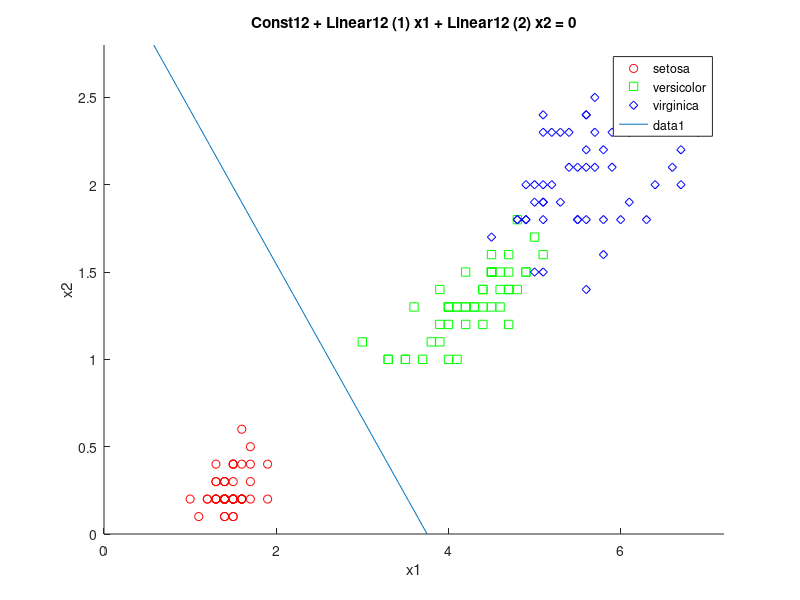

Write MATLAB code to recreate this figure. (Note: this script raises an error after producing the figure.)
% scatter(meas(:,1),meas(:,2),c,'filled');
% hold on
% scatter(meas(:,3),meas(:,4),c,'filled');
% hold off
load fisheriris
DiscrModel = fitcdiscr(meas,species);
DiscrModel.Mu
DiscrModel.Coeffs

X = [meas(:,3) meas(:,4)];
DiscrModelPetal = fitcdiscr(X,species);
% Now To represent the distribution on the scatter plot
gscatter(meas(:,3),meas(:,4),species,'rgb','osd');
% to find coefficients of the linear boundary between the setosa and
% versicolor classes (first and second class) in thAT order
Const12 = DiscrModelPetal.Coeffs(1,2).Const
Linear12 = DiscrModelPetal.Coeffs(1,2).Linear;
% Now we plot a curve that separates the first and second classes
hold on
Bound12 = @(x1,x2)Const12 + Linear12(1)*x1 + Linear12(2)*x2;
B12 = ezplot(Bound12,[0 7.2 0 2.8]);
B12.Color = 'r';
B12.LineWidth = 2;
% Now to retrieve the coefficients of the linear boundary
% between  second and third class in that order.
Const23 = DiscrModelPetal.Coeffs(2,3).Const;
Linear23 = DiscrModelPetal.Coeffs(2,3).Linear;
% CUrve that separates the first and second classes
Bound23 = @(x1,x2)Const23 + Linear23(1)*x1+Linear23(2)*x2;
B23 = ezplot(Bound23,[0 7.2 0 2.8]);
B23.Color = 'b';
B23.LineWidth = 2;
% Now we set The access label and title
xlabel('Petal Lenght')
ylabel('Petal Width')
title('{\bf Linear Classification By Discriminant Analysis}');
% boundaries are shown / drawn within the species. To investigate The
% correct functioning of the algorithm by classifying 3 new Points in the
% figure falling in the 3 floral type origin areas

% Now to introduce the new Points
NewPointsX  = [2 5 6];
NewPointsY = [0.5 1.5 2];
% TO predict the classes of the new data. Use the predict function which
% return a vector of predicted class labels for the predicted data provided
% based on the trained discriminant analysis classification model
LabelsNewPoints = predict(DiscrModelPetal,[NewPointsX' NewPointsY'])

% Now to plot the pointa on the scatter plot with boundaries to verify
% correct classification
plot(NewPointsX,NewPointsY,'*')
% The points are clearly indicated on the scatter plot with * symbol
% indicated on them. 
% Thew Model that has been classified is good but some values tend to fall
% in the boundary of the two class
% To improve the models accuracy set the discrim type Name Value Pair to Pseudo
 %to pseudo linear. Or Pseudo quadratic
 
 % To test the perfomance of the model. we find the resubstitution error
 DiscrModelResubErr = resubLoss(DiscrModel);
 %The result indicates that 2% of the observations are misclassified. By
 %the Linear discriminant function.  To understand how the errors are
 %distributed. We can find the confusion Matrix
 % first we collect the models Prediction for the Available Data.
 
 PredictedValue = predict(DiscrModel,meas);
 ConfMat = confusionmat(species,PredictedValue)
 % The result shows that their are are only 3errors 2% of the available
 % values refering to two versicolor and  virginica species
 % to identify which one they are, we draw X through the misclassified
 % Points.
 Error = ~strcmp(PredictedValue,species); % finds the incorrect values by comparing two strings and returns one which is true if the two are identical
 % and zero if false otherwise.
 gscatter(meas(:,3),meas(:,4),species,'rgb','osd')
 hold on;
 plot(meas(Error,3),meas(Error,4),'kx')
 xlabel('Petal Length')
 ylabel('Petal Width')
 
 